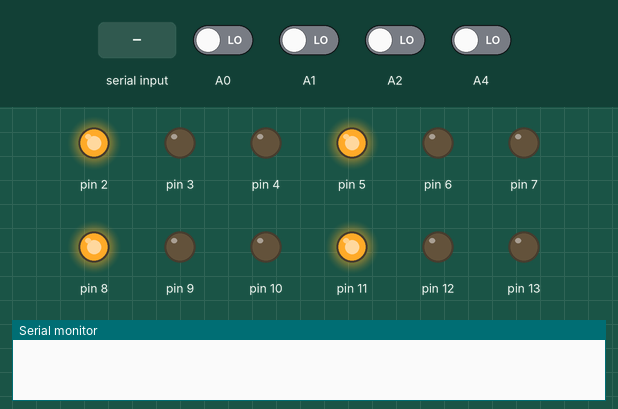
This sketch was run on a simulated Arduino Uno, built with avr-gcc and run on an emulated ATmega328P. Shown: output pins drawn as LEDs (lit = HIGH), the last lines printed to the serial monitor. The inputs (shaded band) are chosen by the test bench; at power-on: A0–2, A4 LOW.

Above: at 1.8 s.
1.9 s: A0 driven HIGH
At 2.7 s:
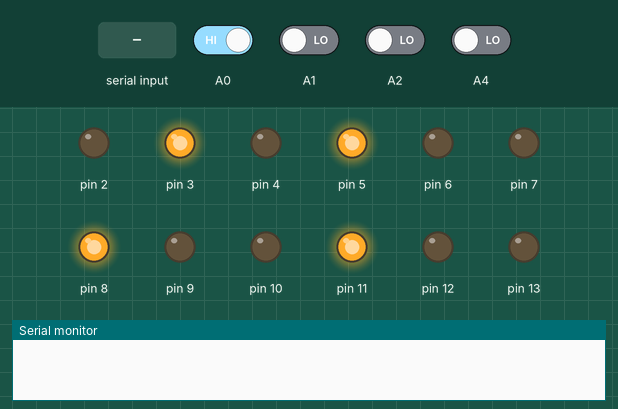
3.5 s: A1 driven HIGH
At 3.9 s:
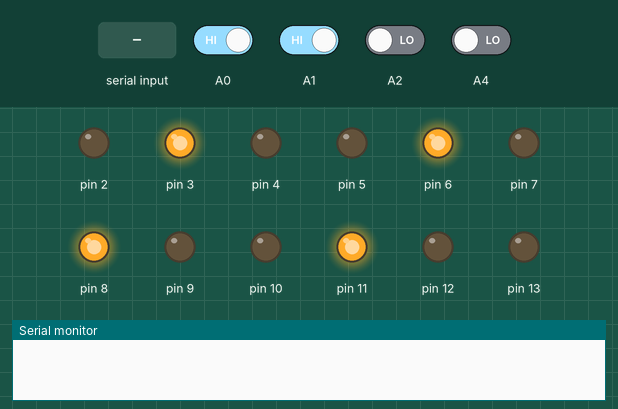
5.0 s: A2 driven HIGH
At 6.2 s:
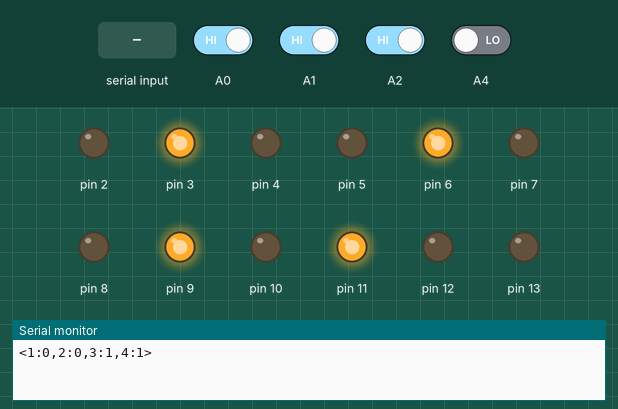
6.5 s: A4 driven HIGH
At 7.4 s:
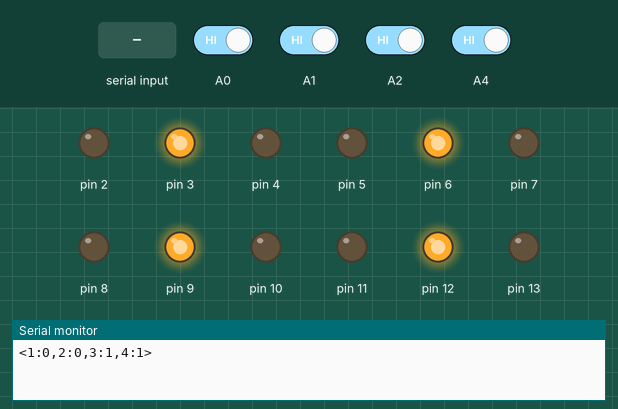
8.0 s: "1" received over Serial
At 10.8 s:
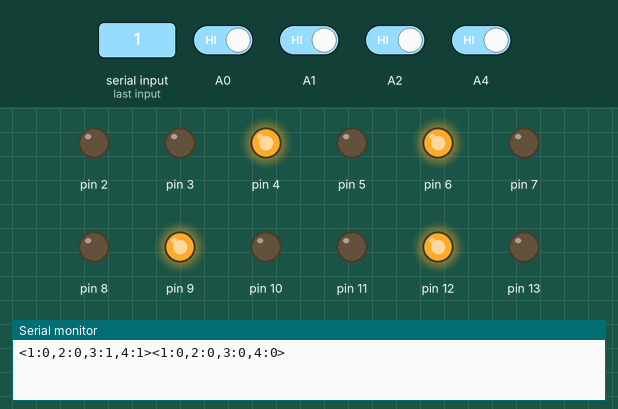
11.0 s: A0 driven LOW
At 12.1 s:
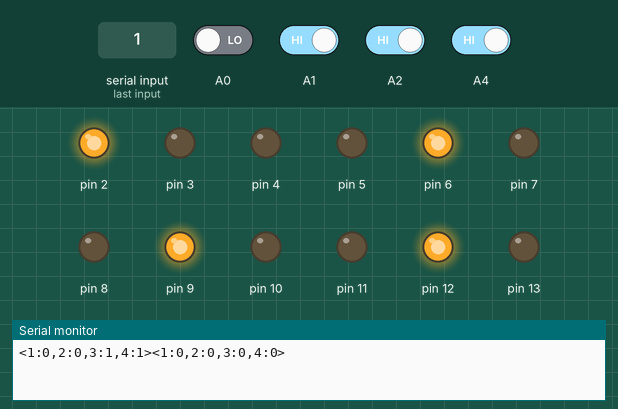
Timing chart, 0 to 13.5 s (numbered marks = the images above; inputs shaded):
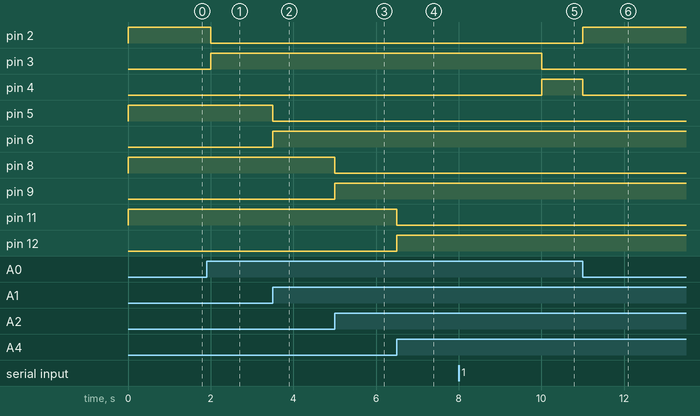

The sketch:

SayeS.ino
```cpp
#include <SoftwareSerial.h>

class Color {
  public : bool red, green, blue;
    Color (bool r, bool g, bool b) {
      red =  r;
      green =  g;
      blue =  b;
    }
};
Color color_red (true, false, false);
Color color_green (false, true, false);
Color color_blue(false, false, true);
Color color_white(false, false, false);


/*
   status 0 = available    // blinking green
   status 1 = not availble // blinking red
   status 2 = pending   // blinking yellow
*/
int one_minute = 60000;
int delay_led = 200;
int minute = 240;
class RGBled
{
  public:
    int Red;
    int Green;
    int Blue;
    int redPin;
    int greenPin;
    int bluePin;
    int led_status;
    int id;
    int sensorPin;
    int c ;
    RGBled(int id1, int redPin1, int greenPin1, int bluePin1, int sensorPin1)
    {
      id = id1;
      Red = color_green.red;
      Green = color_green.green;
      Blue = color_green.blue;
      led_status = 0;
      c = 0;
      redPin = redPin1;
      greenPin = greenPin1;
      bluePin = bluePin1;
      sensorPin = sensorPin1;
      pinMode(sensorPin, INPUT);
      pinMode(redPin, OUTPUT);
      pinMode(greenPin, OUTPUT);
      pinMode(bluePin, OUTPUT);
    }
    void start() {

      turnOn();
    }
    void turnOn() {

      if (!digitalRead(sensorPin)) {
        setOccupied();
      } else {
        switch (led_status) {
          case 0 :setAvailable() ; break;
          case 1 : setAvailable() ; break;
          case 2 : if (c < minute) {
              c++;
              setPending();
            } else {
              setAvailable();
              c = 0;
            }
            break;
        }
      }
    }
    void writeColor() {
      digitalWrite(redPin, Red);
      digitalWrite(greenPin, Green);
      digitalWrite(bluePin, Blue);
    }
    void setColor(Color c) {
      Red = c.red;
      Green = c.green;
      Blue = c.blue;
      writeColor();
    }
    void setAvailable() {
      led_status = 0;
      setColor(color_green);
    }
    void setOccupied() {
      led_status = 1;
      setColor(color_red) ;
    }
    void setPending() {
      led_status = 2;
      setColor(color_blue);
    }
    void cancelPending() {
      setAvailable();
    }


};
//#define COMMON_ANODE
// id ,R ,G ,B, SensorPin
RGBled ParkingSlot1(1 , 2, 3, 4 , A0);
RGBled ParkingSlot2(2 , 5, 6, 7, A1);
RGBled ParkingSlot3(3 , 8, 9, 10 , A2);
RGBled ParkingSlot4(4 , 11, 12, 13, A4);
//RGBled green(  0,   255, 0, 0 , 11, 10, 9);
//RGBled yellow( 100, 200, 0, 0 , 11, 10, 9);
//Color white(   255,   255,   255, 0 , 9, 10, 11);
String statusToString() {
  String x =
    String("<") + ParkingSlot1.id + String(":") + ParkingSlot1.led_status + String(",") +
    ParkingSlot2.id + String(":") + ParkingSlot2.led_status + String(",") +
    ParkingSlot3.id + String(":") + ParkingSlot3.led_status + String(",") +
    ParkingSlot4.id + String(":") + ParkingSlot4.led_status +
    String(">");
  return x;
}
void setPendingID(char c) {
  switch (c) {
    case '1': ParkingSlot1.setPending() ; break;
    case '2': ParkingSlot2.setPending() ; break;
    case '3': ParkingSlot3.setPending(); break;
    case '4': ParkingSlot4.setPending(); break;
  }
}
void refresh () {
  ParkingSlot1.start();
  ParkingSlot2.start();
  ParkingSlot3.start();
  ParkingSlot4.start();
}
void setup() {
  //  Serial.begin(115200); // debugg
  Serial.begin(9600);
  while (!Serial) {
    ; // wait for serial port to connect. Needed for native USB port only
  }
  //Serial.println(minute);

}
String s = "";
String pending = "";
bool flag = false ;
//void loop (){
////       ParkingSlot1.setColor(color_blue);  ParkingSlot1.writeColor();
//ParkingSlot4.setAvailable();
//delay(1000);
//
//}
void loop() { // run over and over
  // refresh
  for (int i = 0 ; i <10;i++){
  refresh(); // 1
  delay(500);
  }


  String s = statusToString();
  for (int i = 0 ; i < s.length() ; i++) {
    Serial.write(s.charAt(i));
  }
  pending = "";
  while (Serial.available()) {
    char c = Serial.read();
    pending += c ;
  }
  if (!pending.startsWith("f")) {
    for (int i = 0 ; i < pending.length() ; i += 2) {
      char c = pending.charAt(i);
      setPendingID(c);
    }
  }

}
```

Measured:
- after the input at 1.9 s, pin 2: HIGH → LOW after 0.10 s; pin 3: LOW → HIGH after 0.10 s
- after the input at 3.5 s, pin 5: HIGH → LOW at once; pin 6: LOW → HIGH at once
- after the input at 5.0 s, pin 8: HIGH → LOW at once; pin 9: LOW → HIGH at once
- after the input at 6.5 s, pin 11: HIGH → LOW at once; pin 12: LOW → HIGH at once
- after the input at 8.0 s, pin 3: HIGH → LOW after 2.0 s; pin 4: LOW → HIGH after 2.0 s
- after the input at 11.0 s, pin 2: LOW → HIGH at once; pin 4: HIGH → LOW at once
